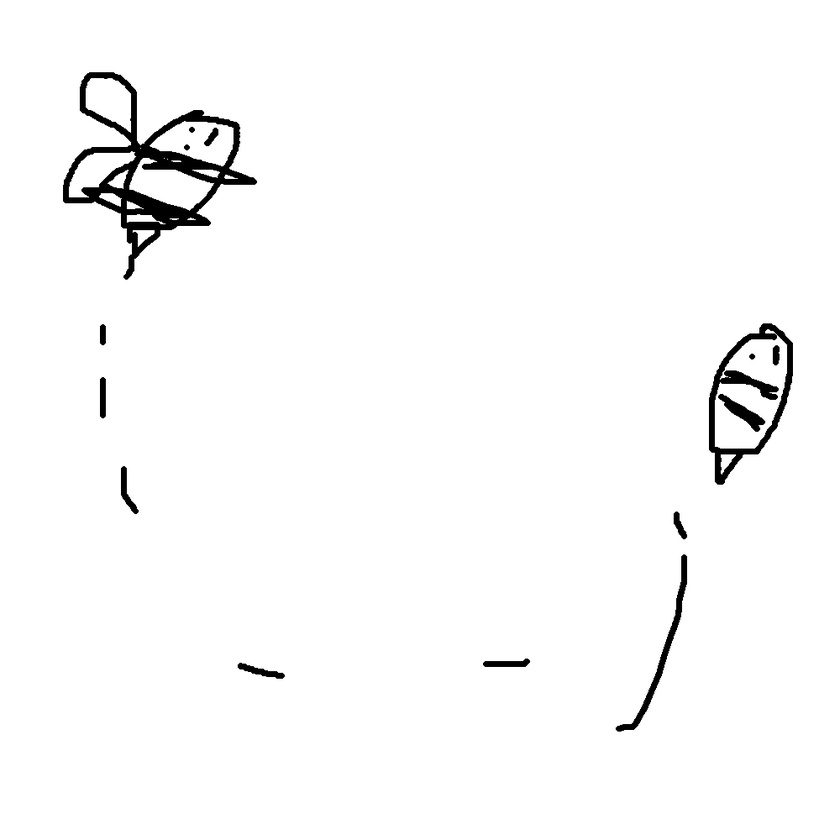
#> input picture flappy_sergio/src/modularized/bg.jpeg, 840 x 840 px, shrunk from 1000 x 1000 before the run, given in place of the camera
$ python subtracao_adaptativa.py
#> lines starting #> are read from the running program, lines starting #| are printed output that depends on the picture; after the words box and inside, x2 and y2 are one past the last pixel; in counts of white or black regions, pixels touching at a corner belong together
import cv2
import numpy as np

cap = cv2.VideoCapture(0)

# subtrator de fundo adaptativo, aparentemente o KNN eh mais simples/rapido
#fgbg = cv2.createBackgroundSubtractorMOG2(history=100, varThreshold=10, detectShadows=False)
fgbg = cv2.createBackgroundSubtractorKNN(history=20, dist2Threshold=500, detectShadows=False)

while True:
    ret, frame = cap.read()
#> frame is the input picture: shape (840, 840, 3); min 0, max 255, mean 249.5
    if not ret:
        print("Erro Ao Ler Câmera")
        break

    gray = cv2.cvtColor(frame, cv2.COLOR_BGR2GRAY) # muda para escala de cinza
    blur_gray = cv2.GaussianBlur(gray, (9, 9), 0) # adiciona blur para suavizacao
    masked_gray = fgbg.apply(blur_gray) # aplica subtrator de fundo
#> masked_gray: shape (840, 840); every value is 255
    masked_gray = cv2.morphologyEx(masked_gray, cv2.MORPH_OPEN, None, iterations=2)

    #desenha retangulos de contorno no frame principal
    contours = cv2.findContours(masked_gray,cv2.RETR_EXTERNAL,cv2.CHAIN_APPROX_SIMPLE)[0]
#> contours = [[[0, 0], [0, 839], [839, 839], [839, 0]]]
    mask = np.zeros_like(masked_gray)
    for c in contours:
        x,y,w,h = cv2.boundingRect(c)
        cv2.rectangle(frame, (x,y), (x+w, y+h), (0,255,0), 2)
        cv2.drawContours(mask, [c], -1, 255, -1)
#> this loop made 1 pass
#> (c, x, y, w, h) on pass 1: ([[0, 0], [0, 839], [839, 839], [839, 0]], 0, 0, 840, 840)
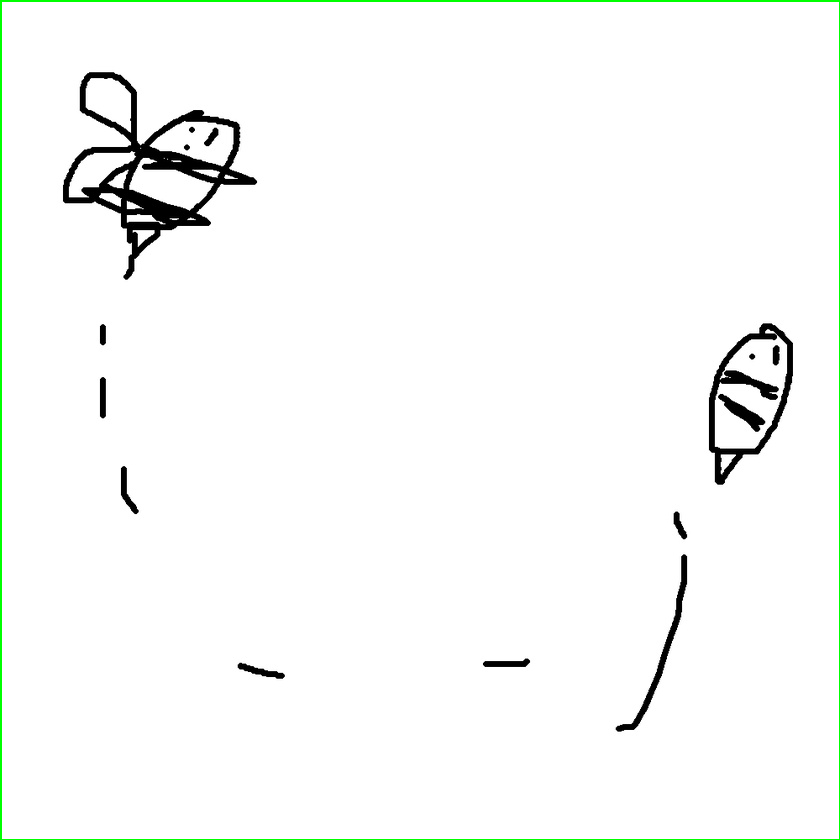
#> frame: shape (840, 840, 3); 0.71% of pixels changed, all inside (x1, y1, x2, y2) = (0, 0, 840, 840)

    cv2.imshow("Color Frame", frame)
    cv2.imshow("Masked Frame", masked_gray)

    if cv2.waitKey(1) & 0xFF == 27:
#> (key Esc is pressed here)
        break

cap.release()
cv2.destroyAllWindows()
